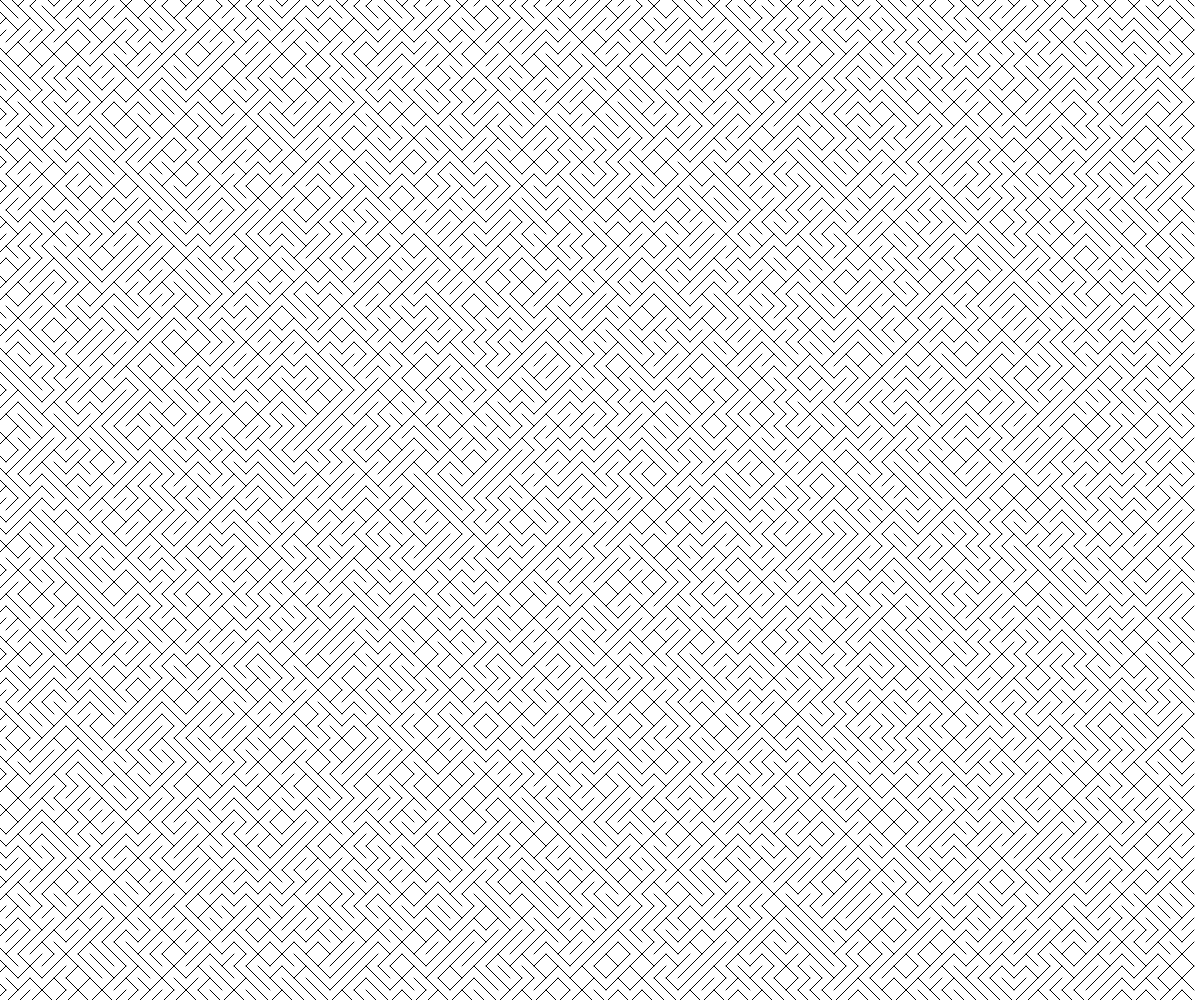
Frame 1 (no input)
Frame 60 (no input): identical to frame 1, image omitted
Frame 120 (the mouse pressed at the canvas centre since frame 60): identical to frame 1, image omitted

The p5.js sketch that drew this single still picture (run headless with seeded random() and noise() and a simulated clock; from frame 60 on, the mouse is pressed at the canvas centre):

// p5.js sketch
// ── sketch.js
// Generative art
// March 3rd

let direction = 1;
let slope = 2;

function setup() {
  createCanvas(windowWidth, windowHeight);
  background("white");
  lineGrid(100, 100);
}

function draw() {
  
}

function lineGrid(cols, rows) {
  for (let x = 0; x < cols; x++) {
    for (let y = 0; y < rows; y++) {
      let spaceAmount = width/cols;
      diagonalLine(x*spaceAmount, y*spaceAmount, spaceAmount)
    }
  }
}

function diagonalLine(x, y, spacing) {
  if (random(100) > 50) {
    direction *= -1;
  }
  line(x - spacing/slope, y + spacing/slope*direction, x + spacing/slope, y - spacing/slope*direction);
}
